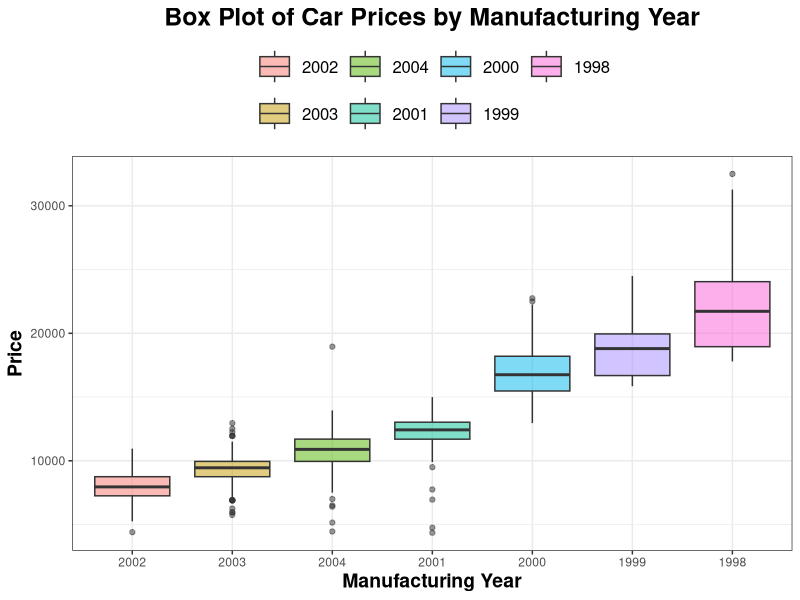

Write R code to recreate this figure.
library(ggplot2)

car_data <- read.csv("data/car_data.csv")

plot <- ggplot(car_data, aes(x = as.factor(Mfg_Year), y = Price)) +
    geom_boxplot(aes(fill = as.factor(Mfg_Year)), alpha = 0.5) +
    labs(
        title = "Box Plot of Car Prices by Manufacturing Year",
        x = "Manufacturing Year",
        y = "Price"
    ) +
    theme_bw() +
    theme(
        plot.title = element_text(hjust = 0.5, face = "bold", size = 18),
        axis.title.x = element_text(face = "bold", size = 14),
        axis.title.y = element_text(face = "bold", size = 14),
        legend.position = "top",
        legend.title = element_blank(),
        legend.key.size = unit(1, "cm"),
        legend.text.align = 2.25,
        legend.text = element_text(size = 12),
        strip.background = element_blank(),
        strip.text = element_text(size = 14, face = "bold")
    ) +
    scale_fill_discrete(
        name = "Manufacturing Year",
        labels = c("2002", "2003", "2004", "2001", "2000", "1999", "1998")
    ) +
    scale_x_discrete(
        name = "Manufacturing Year",
        labels = c("2002", "2003", "2004", "2001", "2000", "1999", "1998")
    )

ggsave(
    filename = paste0(
        getwd(),
        "/figures/boxplot_prices_by_year.png"
    ),
    plot = plot,
    width = 10,
    height = 6
)
